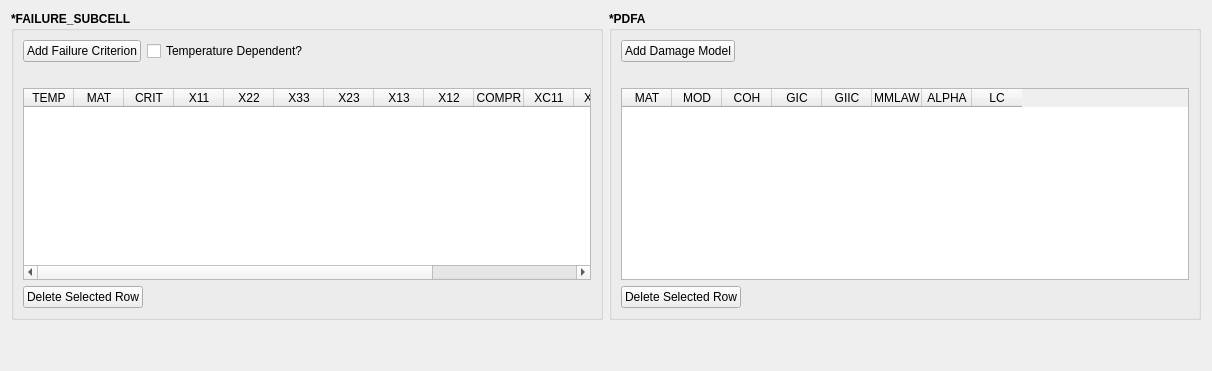
     <widget class="QWidget" name="failsub_tab">
      <attribute name="title">
       <string>Damage/Failure</string>
      </attribute>
      <layout class="QVBoxLayout" name="verticalLayout_14">
       <item>
        <layout class="QHBoxLayout" name="horizontalLayout_15">
         <item>
          <widget class="QGroupBox" name="failsub_gb">
           <property name="font">
            <font>
             <weight>75</weight>
             <bold>true</bold>
            </font>
           </property>
           <property name="title">
            <string>*FAILURE_SUBCELL</string>
           </property>
           <layout class="QVBoxLayout" name="verticalLayout_4">
            <item>
             <layout class="QHBoxLayout" name="horizontalLayout_21">
              <item>
               <layout class="QHBoxLayout" name="horizontalLayout_17">
                <item>
                 <widget class="QPushButton" name="fsadd_pb">
                  <property name="font">
                   <font>
                    <weight>50</weight>
                    <bold>false</bold>
                   </font>
                  </property>
                  <property name="toolTip">
                   <string>Select to add input data for a new criterion</string>
                  </property>
                  <property name="text">
                   <string>Add Failure Criterion</string>
                  </property>
                 </widget>
                </item>
               </layout>
              </item>
              <item>
               <widget class="QCheckBox" name="fs_tempdep_chk">
                <property name="font">
                 <font>
                  <weight>50</weight>
                  <bold>false</bold>
                 </font>
                </property>
                <property name="text">
                 <string>Temperature Dependent?</string>
                </property>
               </widget>
              </item>
              <item>
               <spacer name="horizontalSpacer_8">
                <property name="orientation">
                 <enum>Qt::Horizontal</enum>
                </property>
                <property name="sizeHint" stdset="0">
                 <size>
                  <width>40</width>
                  <height>20</height>
                 </size>
                </property>
               </spacer>
              </item>
             </layout>
            </item>
            <item>
             <spacer name="horizontalSpacer_3">
              <property name="orientation">
               <enum>Qt::Horizontal</enum>
              </property>
              <property name="sizeHint" stdset="0">
               <size>
                <width>40</width>
                <height>20</height>
               </size>
              </property>
             </spacer>
            </item>
            <item>
             <widget class="QTableWidget" name="fs_table">
              <property name="font">
               <font>
                <weight>50</weight>
                <bold>false</bold>
               </font>
              </property>
              <property name="acceptDrops">
               <bool>true</bool>
              </property>
              <property name="sortingEnabled">
               <bool>true</bool>
              </property>
              <attribute name="horizontalHeaderCascadingSectionResizes">
               <bool>false</bool>
              </attribute>
              <attribute name="horizontalHeaderDefaultSectionSize">
               <number>50</number>
              </attribute>
              <attribute name="horizontalHeaderShowSortIndicator" stdset="0">
               <bool>false</bool>
              </attribute>
              <attribute name="horizontalHeaderStretchLastSection">
               <bool>false</bool>
              </attribute>
              <attribute name="verticalHeaderVisible">
               <bool>false</bool>
              </attribute>
              <attribute name="verticalHeaderStretchLastSection">
               <bool>false</bool>
              </attribute>
              <column>
               <property name="text">
                <string>TEMP</string>
               </property>
              </column>
              <column>
               <property name="text">
                <string>MAT</string>
               </property>
              </column>
              <column>
               <property name="text">
                <string>CRIT</string>
               </property>
              </column>
              <column>
               <property name="text">
                <string>X11</string>
               </property>
              </column>
              <column>
               <property name="text">
                <string>X22</string>
               </property>
              </column>
              <column>
               <property name="text">
                <string>X33</string>
               </property>
              </column>
              <column>
               <property name="text">
                <string>X23</string>
               </property>
              </column>
              <column>
               <property name="text">
                <string>X13</string>
               </property>
              </column>
              <column>
               <property name="text">
                <string>X12</string>
               </property>
              </column>
              <column>
               <property name="text">
                <string>COMPR</string>
               </property>
              </column>
              <column>
               <property name="text">
                <string>XC11</string>
               </property>
              </column>
              <column>
               <property name="text">
                <string>XC22</string>
               </property>
              </column>
              <column>
               <property name="text">
                <string>XC33</string>
               </property>
              </column>
              <column>
               <property name="text">
                <string>ACTION</string>
               </property>
              </column>
              <column>
               <property name="text">
                <string>NORM</string>
               </property>
              </column>
             </widget>
            </item>
            <item>
             <layout class="QHBoxLayout" name="horizontalLayout_20">
              <item>
               <widget class="QPushButton" name="fsdel_pb">
                <property name="font">
                 <font>
                  <weight>50</weight>
                  <bold>false</bold>
                 </font>
                </property>
                <property name="text">
                 <string>Delete Selected Row</string>
                </property>
               </widget>
              </item>
              <item>
               <spacer name="horizontalSpacer_2">
                <property name="orientation">
                 <enum>Qt::Horizontal</enum>
                </property>
                <property name="sizeHint" stdset="0">
                 <size>
                  <width>448</width>
                  <height>20</height>
                 </size>
                </property>
               </spacer>
              </item>
             </layout>
            </item>
           </layout>
          </widget>
         </item>
         <item>
          <widget class="QGroupBox" name="pdfa_gb">
           <property name="font">
            <font>
             <weight>75</weight>
             <bold>true</bold>
            </font>
           </property>
           <property name="title">
            <string>*PDFA</string>
           </property>
           <layout class="QVBoxLayout" name="verticalLayout_2">
            <item>
             <layout class="QHBoxLayout" name="horizontalLayout_51">
              <item>
               <layout class="QHBoxLayout" name="horizontalLayout_52">
                <item>
                 <widget class="QPushButton" name="pdfaadd_pb">
                  <property name="font">
                   <font>
                    <weight>50</weight>
                    <bold>false</bold>
                   </font>
                  </property>
                  <property name="toolTip">
                   <string>Select to add input data for a new criterion</string>
                  </property>
                  <property name="text">
                   <string>Add Damage Model</string>
                  </property>
                 </widget>
                </item>
               </layout>
              </item>
              <item>
               <spacer name="horizontalSpacer_24">
                <property name="orientation">
                 <enum>Qt::Horizontal</enum>
                </property>
                <property name="sizeHint" stdset="0">
                 <size>
                  <width>40</width>
                  <height>20</height>
                 </size>
                </property>
               </spacer>
              </item>
             </layout>
            </item>
            <item>
             <spacer name="horizontalSpacer_26">
              <property name="orientation">
               <enum>Qt::Horizontal</enum>
              </property>
              <property name="sizeHint" stdset="0">
               <size>
                <width>40</width>
                <height>20</height>
               </size>
              </property>
             </spacer>
            </item>
            <item>
             <widget class="QTableWidget" name="pdfa_table">
              <property name="font">
               <font>
                <weight>50</weight>
                <bold>false</bold>
               </font>
              </property>
              <property name="acceptDrops">
               <bool>true</bool>
              </property>
              <property name="sortingEnabled">
               <bool>true</bool>
              </property>
              <attribute name="horizontalHeaderCascadingSectionResizes">
               <bool>false</bool>
              </attribute>
              <attribute name="horizontalHeaderDefaultSectionSize">
               <number>50</number>
              </attribute>
              <attribute name="horizontalHeaderShowSortIndicator" stdset="0">
               <bool>false</bool>
              </attribute>
              <attribute name="horizontalHeaderStretchLastSection">
               <bool>false</bool>
              </attribute>
              <attribute name="verticalHeaderVisible">
               <bool>false</bool>
              </attribute>
              <attribute name="verticalHeaderStretchLastSection">
               <bool>false</bool>
              </attribute>
              <column>
               <property name="text">
                <string>MAT</string>
               </property>
              </column>
              <column>
               <property name="text">
                <string>MOD</string>
               </property>
              </column>
              <column>
               <property name="text">
                <string>COH</string>
               </property>
              </column>
              <column>
               <property name="text">
                <string>GIC</string>
               </property>
              </column>
              <column>
               <property name="text">
                <string>GIIC</string>
               </property>
              </column>
              <column>
               <property name="text">
                <string>MMLAW</string>
               </property>
              </column>
              <column>
               <property name="text">
                <string>ALPHA</string>
               </property>
              </column>
              <column>
               <property name="text">
                <string>LC</string>
               </property>
              </column>
             </widget>
            </item>
            <item>
             <layout class="QHBoxLayout" name="horizontalLayout_55">
              <item>
               <widget class="QPushButton" name="pdfadel_pb">
                <property name="font">
                 <font>
                  <weight>50</weight>
                  <bold>false</bold>
                 </font>
                </property>
                <property name="text">
                 <string>Delete Selected Row</string>
                </property>
               </widget>
              </item>
              <item>
               <spacer name="horizontalSpacer_27">
                <property name="orientation">
                 <enum>Qt::Horizontal</enum>
                </property>
                <property name="sizeHint" stdset="0">
                 <size>
                  <width>448</width>
                  <height>20</height>
                 </size>
                </property>
               </spacer>
              </item>
             </layout>
            </item>
           </layout>
          </widget>
         </item>
        </layout>
       </item>
       <item>
        <spacer name="verticalSpacer">
         <property name="orientation">
          <enum>Qt::Vertical</enum>
         </property>
         <property name="sizeHint" stdset="0">
          <size>
           <width>20</width>
           <height>40</height>
          </size>
         </property>
        </spacer>
       </item>
      </layout>
     </widget>
